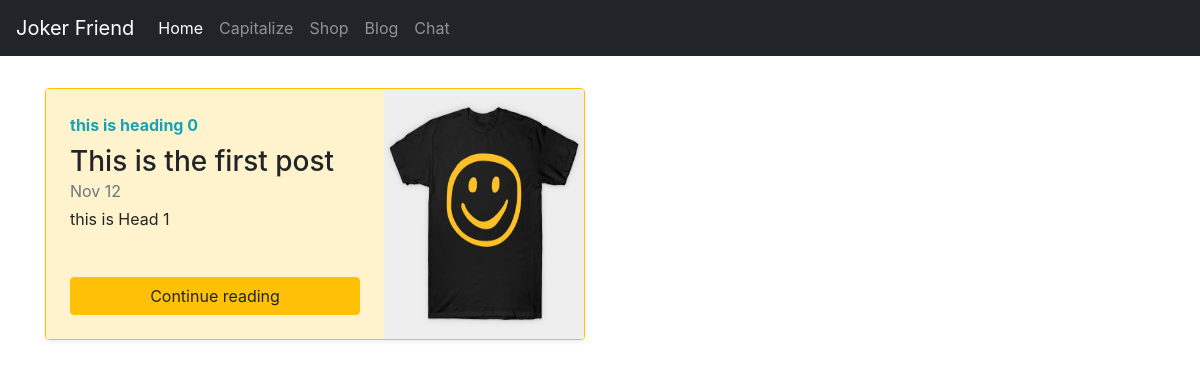
Before: /blog/ with the older database file.
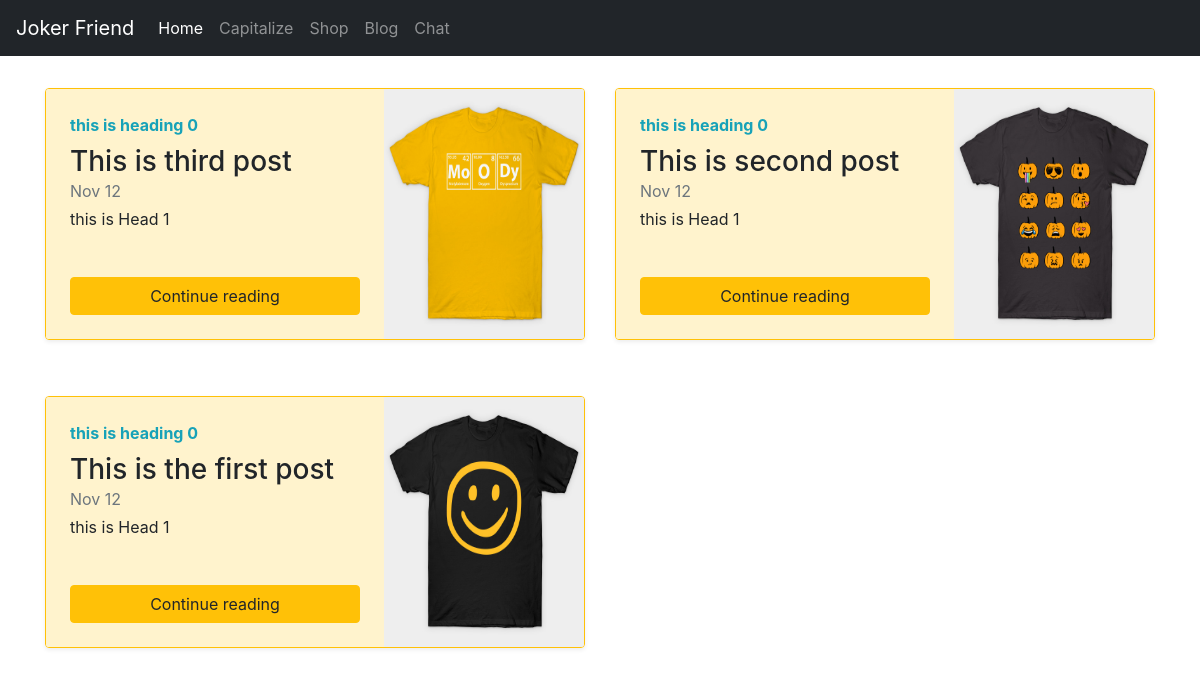
After: the same page with the newer database file.
### blog/models.py (models this page shows)
class Blogpost(models.Model):
    post_id = models.AutoField(primary_key=True)
    title = models.CharField(max_length=50)
    head0 = models.CharField(max_length=500, default="")
    chead0 = models.CharField(max_length=5000, default="")
    head1 = models.CharField(max_length=500, default="")
    chead1 = models.CharField(max_length=5000, default="")
    head2 = models.CharField(max_length=500, default="")
    chead2 = models.CharField(max_length=5000, default="")
    pub_date = models.DateField()
    thumbnail = models.ImageField(upload_to='shop/images', default="")
    def __str__(self):
    	return self.title

### blog/views.py (the view)
# urls.py: path("", views.index, name="blogHome"),
def index(request):
    myposts = Blogpost.objects.all()
    myposts = list(myposts)
    myposts.reverse()
    print(myposts)
    return render(request, 'blog/blog.html', {'myposts': myposts})

### blog/templates/blog/blog.html (shortened to what this page needs)
{% extends 'blog/basic.html' %}
{% block body%}
<div class="container">
    <div class="row my-2">
        {% for item in myposts %}
        <div class="col-md-6">
            <div class="mt-4 row no-gutters border rounded overflow-hidden flex-md-row mb-4 shadow-sm h-md-250 position-relative border border-warning ">
                <div class="col p-4 d-flex flex-column position-static" style="background-color:#fff3cd">
                    <strong class="d-inline-block mb-2 text-info">{{item.head0}}</strong>
                    <h3 class="mb-0">{{item.title}}</h3>
                    <div class="mb-1 text-muted">Nov 12</div>
                    <p class="card-text mb-auto">{{item.head1}}</p>
                    <a href="blogpost/{{item.post_id}}" class="btn btn-warning growg">Continue reading</a>
                </div>
                <div class="col-auto d-none d-lg-block">
                    <img src="/media/{{item.thumbnail}}" class="bd-placeholder-img" width="200" height="250" aria-label="Placeholder: Thumbnail" />
                </div>
            </div>
        </div>
        {% if forloop.counter|divisibleby:2 %}
    </div>
    <div class="row my-2">
        {% endif %}
        {% endfor %}
    </div>
{% endblock %}

### blog/templates/blog/basic.html (shortened to what this page needs)
<!doctype html>
<html lang="en">
<head>
    <link rel="stylesheet" href="https://stackpath.bootstrapcdn.com/bootstrap/4.3.1/css/bootstrap.min.css">
</head>
<body>
    <nav class="navbar navbar-expand-lg navbar-dark " style="background-color: #212529">
        <a class="navbar-brand" href="http://127.0.0.1:8000/">Joker Friend</a>
        <div class="collapse navbar-collapse" id="navbarSupportedContent">
            <ul class="navbar-nav mr-auto">
                <li class="nav-item active">
                    <a class="nav-link" href="http://127.0.0.1:8000/">Home <span class="sr-only">(current)</span></a>
                </li>
                <li class="nav-item">
                    <a class="nav-link" href="/capitalize">Capitalize</a>
                </li>
                <li class="nav-item">
                    <a class="nav-link" href="/shop">Shop</a>
                </li>
                <li class="nav-item">
                    <a class="nav-link" href="/blog">Blog</a>
                </li>
                <li class="nav-item">
                    <a class="nav-link" href="http://127.0.0.1:8000/">Chat</a>
                </li>
            </ul>
        </div>
    </nav>
    {% block body %} {% endblock %}
</body>
</html>

### blog/templates/blog/basic.html (style rules this page uses)
.growg { transition: all .2s ease-in-out; }

Changed rows visible on the page:
added Blogpost: head0 "this is heading 0", title "This is third post", head1 "this is Head 1", thumbnail (picture)
added Blogpost: head0 "this is heading 0", title "This is second post", head1 "this is Head 1", thumbnail (picture)
